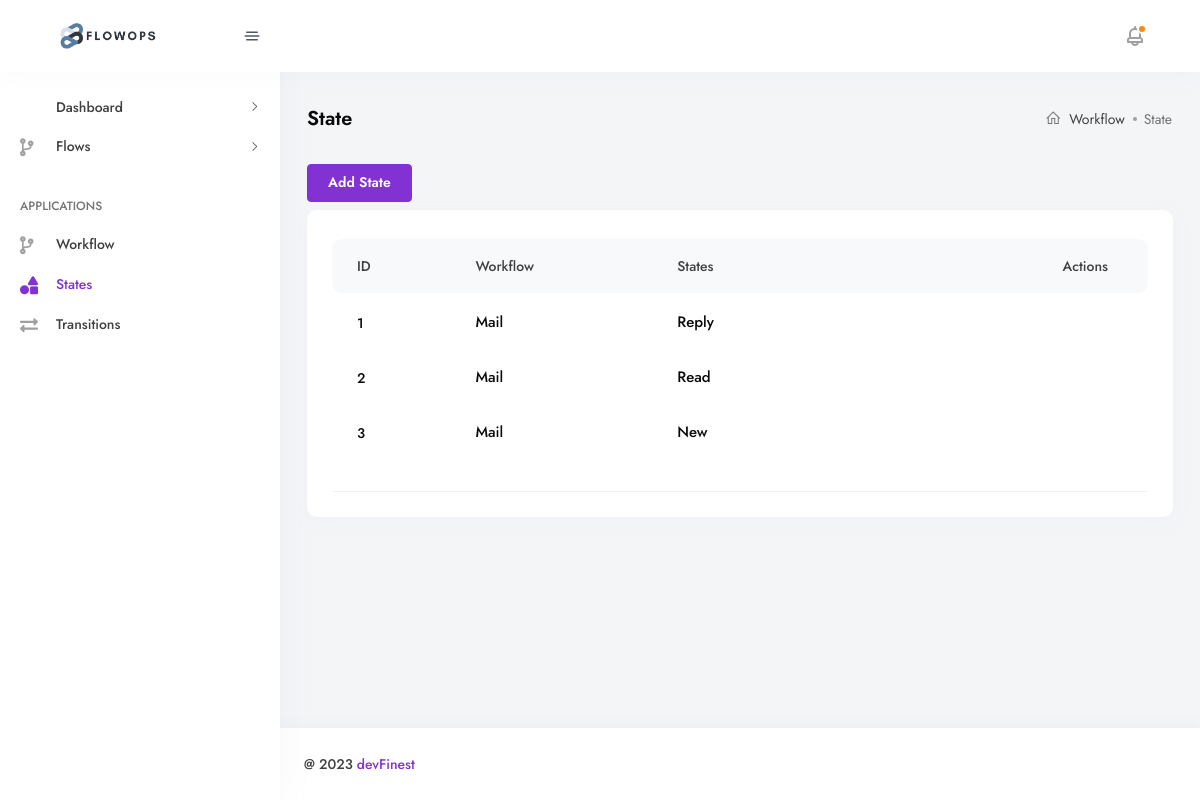
The page /workflow/state/ on the database its author committed.
### workflowBase/models.py (models this page shows, shortened)
class WorkflowBase(models.Model):
    id = models.UUIDField(default=uuid.uuid4, unique=True, primary_key=True, editable=False)
    created_at = models.DateTimeField(auto_now_add=True)
    updated_at = models.DateTimeField(auto_now=True)
    class Meta:
        abstract = True

class State(WorkflowBase):
    stateChoices = [
        ('Initial', 'Initial'),
        ('End', 'End'),
        ('Flow', 'Flow'),
    ]
    name = models.CharField(max_length=255) # MAKE UNIQUE
    selectWorkflow = models.ForeignKey(Workflow, on_delete=models.CASCADE, related_name='workflowState')
    stateType = models.CharField(choices=stateChoices, max_length=20, default='Flow')
    class Meta:
        verbose_name = "State"
        verbose_name_plural = "States"

class Workflow(WorkflowBase):
    name = models.CharField(max_length=255)
    is_deploy = models.BooleanField(default=False)
    def __str__(self):
        return self.name
    class Meta:
        verbose_name = "Workflow"
        verbose_name_plural = "Workflows"

### workflowBase/views.py (the view)
# urls.py: path('state/', views.state, name='state'),
def state(request):
    stateData = State.objects.all().order_by('-created_at')
    context = {'stateData': stateData}
    return render(request, 'pages/workflow/states/states.html', context)

### workflowBase/context_processor.py (called while the page is built)
def menu_items(request):
    items = Workflow.objects.filter(is_deploy=True)
    return {'menu_items': items}

### templates/pages/workflow/states/states.html (shortened to what this page needs)
{% extends 'layout/app.html' %}
{% load static %}
{% load widget_tweaks %}
{% block content %}
    <div class="container-fluid">
        <div class="row">
            <div class="col-lg-12">
                <div class="breadcrumb-main">
                    <h4 class="text-capitalize breadcrumb-title">State</h4>
                    <div class="breadcrumb-action justify-content-center flex-wrap">
                        <nav aria-label="breadcrumb">
                            <ol class="breadcrumb">
                                <li class="breadcrumb-item"><a href="#"><i
                                        class="las la-home"></i>Workflow</a></li>
                                <li class="breadcrumb-item active"
                                    aria-current="page">State
                                </li>
                            </ol>
                        </nav>
                    </div>
                </div>
            </div>
        </div>
        <div class="row">
            <div class="breadcrumb-main m-0 breadcrumb-main--table justify-content-sm-between ">
                <div class="action-btn">
                    <a href="{% url 'workflow:createState' %}">
                        <button type="button" class="btn btn-primary btn-sm">Add State</button>
                    </a>
                </div>
            </div>
        </div>
        <div class="row mt-2">
            <div class="col-12 mb-30">
                <div class="support-ticket-system support-ticket-system--search">
                    <div class="userDatatable userDatatable--ticket userDatatable--ticket--2 mt-1">
                        <div class="table-responsive">
                            <table class="table mb-0 table-borderless">
                                <thead>
                                <tr class="userDatatable-header">
                                    <th>
                                        <span class="userDatatable-title">ID</span>
                                    </th>
                                    <th>
                                        <span class="userDatatable-title">Workflow</span>
                                    </th>
                                    <th>
                                        <span class="userDatatable-title">States</span>
                                    </th>
                                    <th class="actions">
                                        <span class="userDatatable-title">Actions</span>
                                    </th>
                                </tr>
                                </thead>
                                <tbody>
                                {% for state in stateData %}
                                    <tr>
                                        <td>{{ forloop.counter }}</td>
                                        <td>
                                            <div class="d-flex">
                                                <div class="userDatatable-inline-title">
                                                    <a href="#" class="text-dark fw-500">
                                                        <h6>{{ state.selectWorkflow }}</h6>
                                                    </a>
                                                </div>
                                            </div>
                                        </td>
                                        <td>
                                            <div class="d-flex">
                                                <div class="userDatatable-inline-title">
                                                    <a href="#" class="text-dark fw-500">
                                                        <h6>{{ state.name }}</h6>
                                                    </a>
                                                </div>
                                            </div>
                                        </td>
                                        <td>
                                            <ul class="orderDatatable_actions mb-0 d-flex flex-wrap">
                                                <li>
                                                    <a href="{% url 'workflow:updateState' state.id %}" class="edit">
                                                    </a>
                                                </li>
                                                <li>
                                                    <a href="{% url 'workflow:deleteState' state.id %}"
                                                       class="remove">
                                                    </a>
                                                </li>
                                            </ul>
                                        </td>
                                    </tr>
                                {% endfor %}
                                </tbody>
                            </table>
                        </div>
                    </div>
                </div>
            </div>
        </div>
    </div>
{% endblock %}

### rows shown on the page
State: selectWorkflow "Mail", name "Reply"
State: selectWorkflow "Mail", name "Read"
State: selectWorkflow "Mail", name "New"
